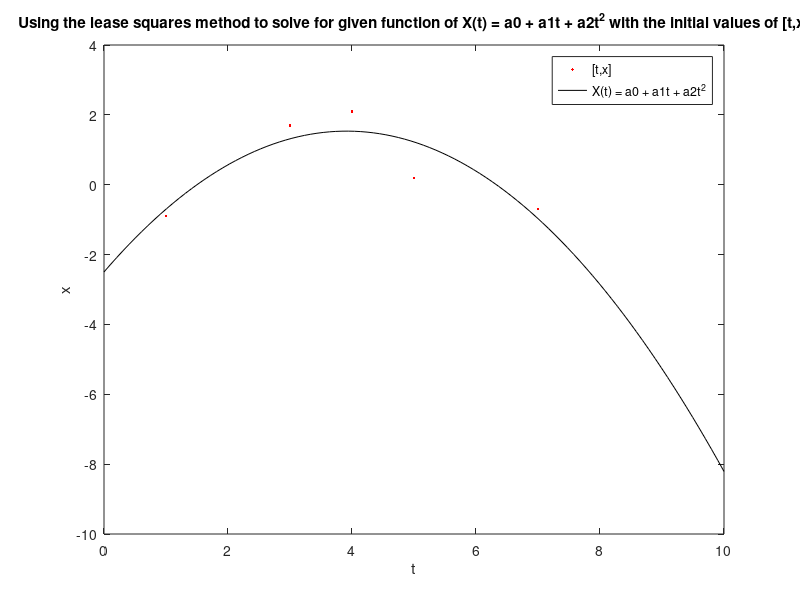

Source code (MATLAB):
%% Problem 2
%   
% Objective: Calculate the coefficients of the equation 
% X(t) = a0 + a1t + a2t^2
% using the given point values with the least squares method.
%
% settign up the intial t and x values
%
x = [-0.9,1.7,2.1,0.2,-0.7];
t = [1.0,3.0,4.0,5.0,7.0];
%
% Using the fixed point method generated matrix and vector to solve for the
% coefficients
%
A = [sum(t.^2),sum(t.^3),sum(t.^4);sum(t),sum(t.^2),sum(t.^3);5,sum(t),sum(t.^2)];
b = [sum(x.*(t.^2));sum(x.*t);sum(x)];
%
% Using matlab to solve the Ax = b with x being the solution vector
%
Soln = A\b;
%
% settign the coefficient values from the solution vector
%
a0 = Soln(1);
a1 = Soln(2);
a2 = Soln(3);
%
% setting the equations to graph the given coefficients when added to the
% inital equation
%
t2 = linspace(0,10);
x2 = a0 + a1*t2 + a2*t2.^2;
%
% Plotting the individual points and the least squares approximation
%
plot(t,x,'r.',t2,x2,'k')
legend('[t,x]','X(t) = a0 + a1t + a2t^2')
xlabel('t');
ylabel('x');
title('Using the lease squares method to solve for given function of X(t) = a0 + a1t + a2t^2 with the initial values of [t,x]')
